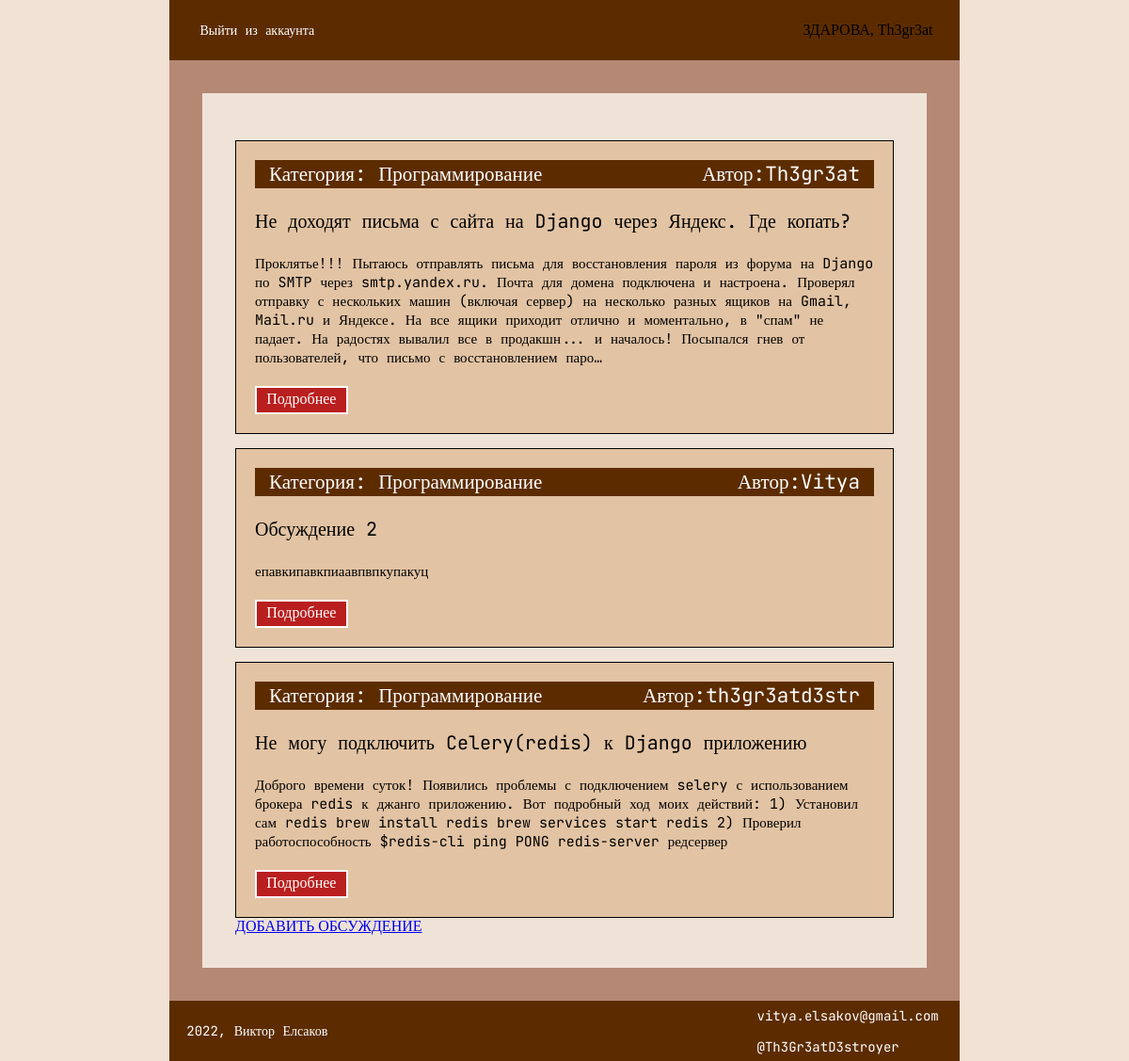
The page /forum/threads/ (signed in) on the database its author committed.
### users/models.py (models this page shows)
class MyUser(AbstractBaseUser, PermissionsMixin):
    username = models.CharField(unique=True, max_length=50)
    email = models.EmailField(unique=True)
    is_staff = models.BooleanField(default=0)
    is_admin = models.BooleanField(default=0)
    is_authenticated = models.BooleanField(default=0)
    USERNAME_FIELD = 'email'
    REQUIRED_FIELDS = []
    objects = UserManager()

### forum/models.py (models this page shows, shortened)
class Thread(models.Model):
    name_tread = models.CharField(max_length=255)
    text_thread = models.TextField()
    category_id = models.ForeignKey('Category', on_delete=models.CASCADE)
    user_id = models.ForeignKey(MyUser, on_delete=models.CASCADE)

class Category(models.Model):
    name_category = models.CharField(max_length=255)
    slug_category = models.SlugField()

### forum/views.py (the view)
# urls.py: path('threads/', forum_view, name='main_site'),
def forum_view(request):
    threads = Thread.objects.all()
    return render(request, 'forum/main.html', {'title': 'forum page', 'threads': threads})

### forum/templates/forum/main.html (shortened to what this page needs)
{% extends 'forum/base.html' %}
{% block block1 %}
{% for thread in threads %}
<div class="category">
    <div class="category1">
        <div>Категория: {{ thread.category_id.name_category }}</div>
        <div>Автор:{{ thread.user_id.username }}</div>
    </div>
    <p style="font-family: 'JetBrains Mono';font-style: normal;font-weight: 400;
    font-size: 20px;line-height: 30px;color: #000000;">{{ thread.name_tread }}
    </p>
    <span style="margin-bottom:20px;font-family: 'JetBrains Mono';
    font-style: normal;font-weight: 400;font-size: 15px;line-height: 20px;color: #000000;">
        {{ thread.text_thread|truncatechars:450 }}
    </span>
    <a href="{% url 'thread' thread.pk %}" style="text-decoration:none;text-align:center">
        <div style="box-sizing:border-box;width:15%;height:30px;background:#B91F1F;border:2px solid white;text-align:center;padding:3px;color:white;">Подробнее</div>
    </a>
</div>
{% endfor %}
    <a href="{% url 'thread_create' %}">
    ДОБАВИТЬ ОБСУЖДЕНИЕ
    </a>
{% endblock block1 %}

### forum/templates/forum/base.html (shortened to what this page needs)
{% load static %}
<!DOCTYPE html>
<html>
<head>
    <link type="text/css" href="{% static 'forum/css/style.css' %}" rel="stylesheet">
</head>
<body>
<header>
    {% if request.user.is_active %}
        <div style="width:70%; display:flex; justify-content: space-evenly; flex-direction:column">
            <a class="footer_text" href="{% url 'logout' %}">Выйти из аккаунта</a>
        </div>
    {% else %}
        <div style="width:70%; display:flex; justify-content: space-evenly; flex-direction:column">
            <a class="footer_text" href="{% url 'login' %}">Войти в аккаунт</a>
        </div>
    {% endif %}
    {% if request.user %}
        ЗДАРОВА, {{ request.user.username }}
    {% endif %}
</header>
<div class="main">
    <div class="main2">
    {% block block1 %}
    {% endblock block1 %}
    </div>
</div>
<footer>
    <div style="width:70%; display:flex; justify-content: space-evenly; flex-direction:column">
        <p class="footer_text">2022, Виктор Елсаков</p>
    </div>
    <div style="display:flex; justify-content: space-evenly; flex-direction:column">
    <p style="margin:4px;">
        <a href="mailto:vitya.elsakov@gmail.com" class="footer_text">vitya.elsakov@gmail.com</a>
    </p>
    <p style="margin:4px;">
        <a href="https://t.me/Th3Gr3atD3stroyer" class="footer_text">@Th3Gr3atD3stroyer</a>
    </p>
    </div>
</footer>
</body>
</html>

### forum/static/forum/css/style.css (style rules this page uses)
body, html { margin:0px; padding:0px; width:100%; height:100%; background: #F2E1D5; }
header { display: flex; background-color:#5C2C00; width:70%; margin: 0 auto; height:8%; justify-content: space-around; align-items: center; }
.main { width:70%; display: flex; margin: 0 auto; background: rgba(145, 85, 60, 0.63); padding: 35px; box-sizing: border-box; }
.main2 { display: flex; width:100%; height: 100%; background: #EFE3D7; padding: 35px; box-sizing: border-box; flex-direction: column; }
footer { display: flex; background-color:#5C2C00; width:70%; margin: 0 auto; height:8%; justify-content: space-evenly; }
.footer_text { font-family: 'JetBrains Mono'; font-style: normal; font-weight: 400; font-size: 14px; line-height: 25px; color: #FFFFFF; margin: 4px; text-decoration: none; }
.category { width:100%; background: #E2C3A3; border: 1px solid black; margin-top:15px; box-sizing: border-box; padding: 20px; display:flex; flex-direction: column; justify-content:space-between; }
.category1 { width:100%; height:30px; background:#5C2C00; font-family: 'JetBrains Mono'; font-style: normal; font-weight: 400; font-size: 21px; line-height: 30px; color: #FFFFFF; box-sizing: border-box; padding-left: 15px; padding-right: 15px; text-align:justify-all; display:flex; justify-content: space-between; }

### rows shown on the page
MyUser: user.username "Th3gr3at"
Thread: category_id.name_category "Программирование", user_id.username "Th3gr3at", name_tread "Не доходят письма с сайта на Django через Яндекс. Где копать?", text_thread "Проклятье!!! Пытаюсь отправлять письма для восстановления пароля из форума на Django по SMTP через smtp.yandex.ru. Почта для домена подключена и настроена. Проверял отправку с нескольких машин (включая сервер) на несколько разных ящиков на Gmail, Mail.ru и Яндексе. На все ящики приходит отлично и моментально, в \"спам\" не падает. На радостях вывалил все в продакшн... и началось! Посыпался гнев от пользователей, что письмо с восстановлением паро…"
Thread: category_id.name_category "Программирование", user_id.username "Vitya", name_tread "Обсуждение 2", text_thread "епавкипавкпиаавпвпкупакуц"
Thread: category_id.name_category "Программирование", user_id.username "th3gr3atd3str", name_tread "Не могу подключить Celery(redis) к Django приложению", text_thread "Доброго времени суток! Появились проблемы с подключением selery с использованием брокера redis к джанго приложению. Вот подробный ход моих действий: 1) Установил сам redis brew install redis brew services start redis 2) Проверил работоспособность $redis-cli ping PONG redis-server редсервер"
